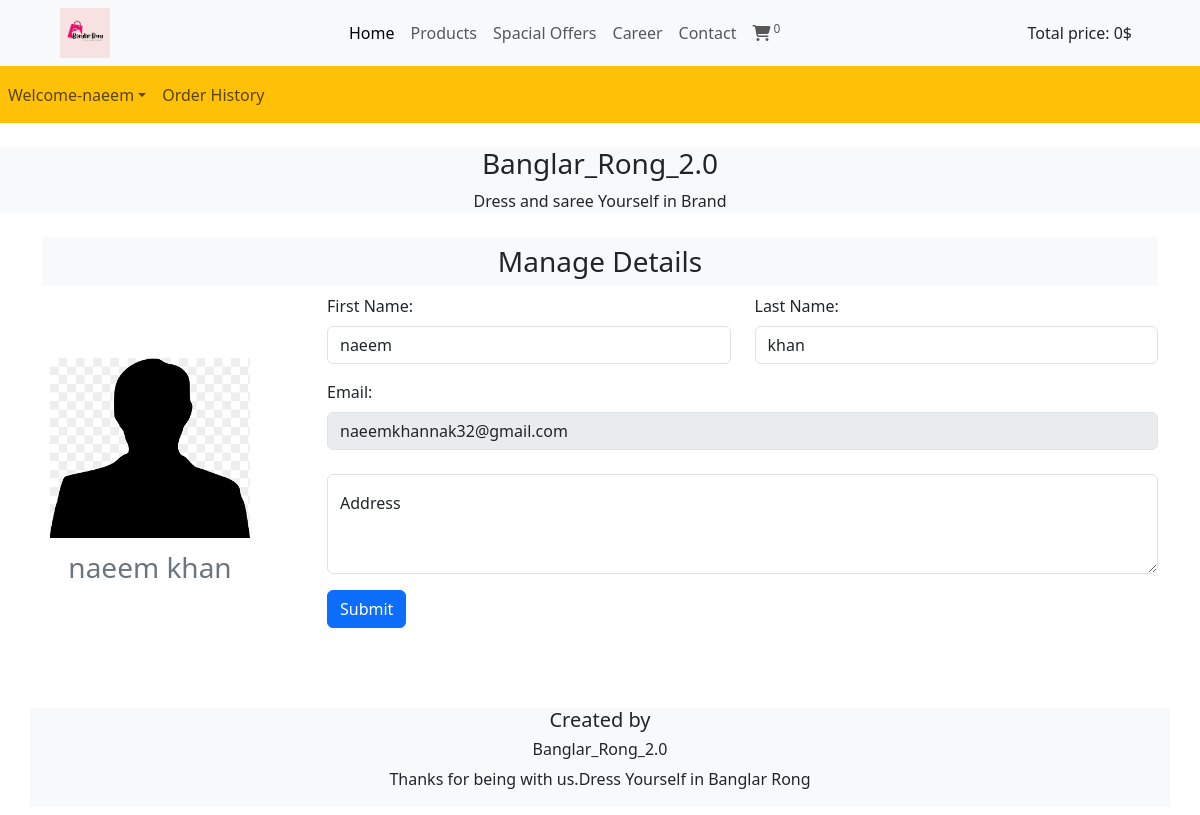
/user-profile.php (signed in), run on the app's committed database.
### tables this page shows
CREATE TABLE `users` (
  `id` int(120) NOT NULL,
  `fname` varchar(150) DEFAULT NULL,
  `lname` varchar(150) DEFAULT NULL,
  `username` varchar(150) DEFAULT NULL,
  `email` varchar(150) DEFAULT NULL,
  `password` varchar(150) DEFAULT NULL,
  `verify` tinyint(1) NOT NULL,
  `verify_code` text NOT NULL,
  `date` date DEFAULT NULL,
  `phone_no` text NOT NULL,
  `address` text NOT NULL
);

### user-profile.php (the view, shortened to what this page needs)
<?php
require('navbar.php');
if(isset($_SESSION['login_email']))
{
    $id = $_SESSION['login_email'];
    $query = "select * from users where id=$id ";
    $res = mysqli_query($con,$query);
    $row = mysqli_fetch_assoc($res);
   $fName =  $row['fname'];
   $lName =  $row['lname'];
   $email =  $row['email'];
   $addr =  $row['address'];
?>
   <div class="container">
        <div class="bg-light">
            <h3 class="text-center p-2">Manage Details</h3>
        </div>
        <div class="row my-2">
            <div class="col-md-3 p-1 d-flex align-items-center">
                <div class="p-3 me-5">
                    <a href="#"><img src="images/admin.png" alt="" class="admin_image"></a>
                    <p class="text-center my-2 fs-3 text-secondary"><?php echo $fName." ".$lName;?></p>
                </div>
            </div>
            <div class="col-md-9">
            <form method='POST'  action='user-profile.php?true=true'>
                <div class="row">
                    <div class="col-md-6">  <div class="mb-3">
    <label for="fNameInput" class="form-label">First Name:</label>
    <input type="text" class="form-control" id="onkeyPress" aria-describedby="fname" name='fName' value="<?php echo $fName;?>">
  </div></div>
 <div class="col-md-6">
    <div class="mb-3">
    <label for="lastNameInput"  class="form-label">Last Name:</label>
    <input type="text" class="form-control" name='lName' id="onkeyPress" value="<?php echo $lName;?>">
  </div>
</div>
<div class="mb-3">
    <label for="exampleInputPassword1"  class="form-label">Email: </label>
    <input type="email" class="form-control" disabled id="onkeyPress" value="<?php echo $email;?>">
  </div>
<div class="mb-3 my-2">
<div class="form-floating">
  <textarea class="form-control" placeholder="Leave a comment here" id="onkeyPress" style="height: 100px" name="addr" ><?php echo $addr;?></textarea>
  <label for="floatingTextarea">Address</label>
</div>
  <button type="submit" name='userUpdate' class="btn btn-primary my-3">Submit</button>
</form>
            </div>
        </div>
        </div>
    <?php
}
else
{
  header('Location: sign_in_sign_up/login.php');
}
require('footer.php');
?>

### style.css (style rules this page uses)
* { margin: 0; padding: 0; box-sizing: border-box; }
.admin_image { width: 200px; object-fit: contain; }

### data on the page
users: fname "naeem", lname "khan", fName "naeem", lName "khan", email "naeemkhannak32@gmail.com"

### other printed values
$numberOfProducts "0"
$_SESSION["name"] "naeem"
